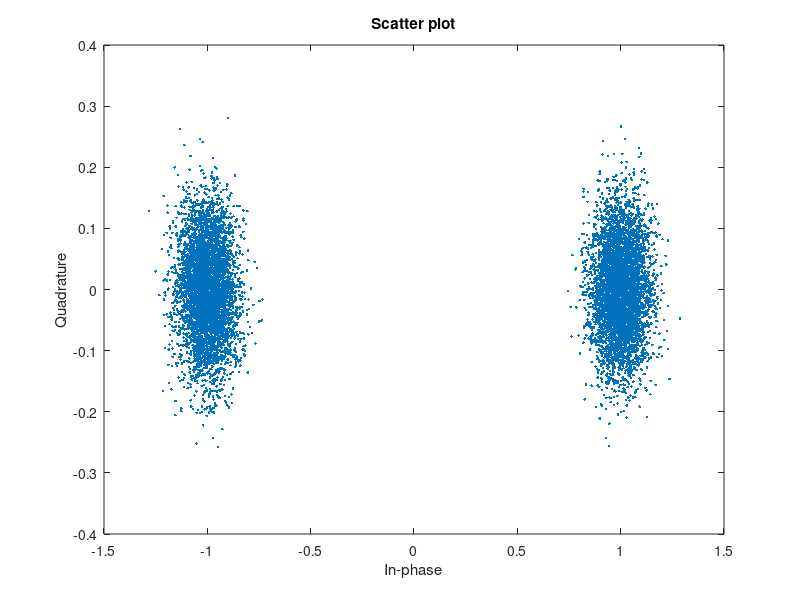
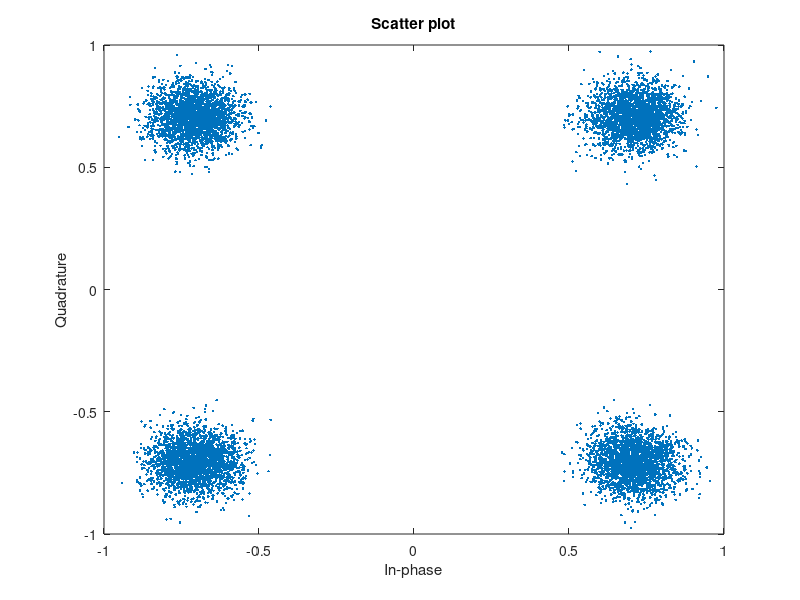
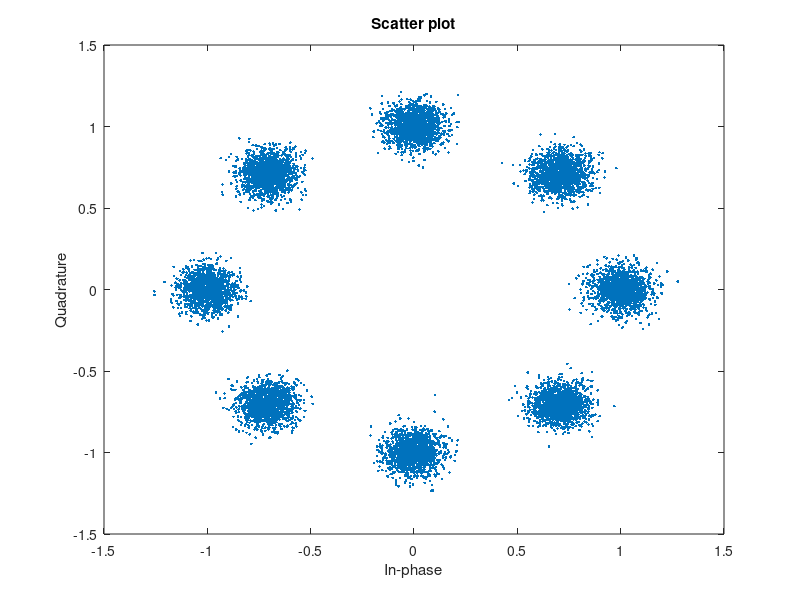
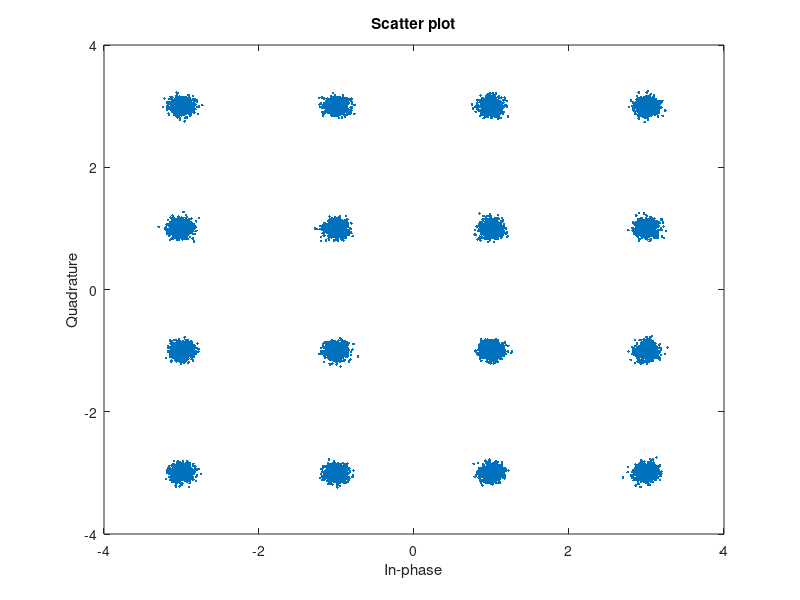

These charts were generated, in order, by the following MATLAB code:
% V1.0.4
% update in V1.0.4  add noise integer in line 45

% update in V1.0.3 : delete the 16PSK to avoid complexity
%                    make no. of weight on each point
%                    in BPSK, QPSK, and 8PSK is 10:5:3
%                    therefore, the no. of total sample ratio will be
%                    10:10:12
%                    Actually, the ratio on each point should follow
%                    BPSK_W>8PSK_W, QPSK_W>8PSK_W, 4*8PSK_W>BPSK_W
%                    2*8PSK_W>QPSK_W

% update in V1.0.2 : use matlab max function to reduce codes
% directly generate 5 modulation methods constellation and weight
% chessboard (2PSK, 4PSK, 8PSK, 16PSK and 16QAM)
% problem: chessboard weight is 90 degree rotate, details in line 177

% update in V1.0.1 : add the no. of sample in line 20

clear;
clc;


int8 tmp_comp_R;
int8 tmp_comp_I;
int8 tmp_large_R;
int8 tmp_large_I;
int8 tmp_large;
%this 4 integers are for scales of constellation

int8 XY_scale;
%declare larger one between X and Y to decide the scale of constellation

double grid_scale;
%declare grid scare to measure the weights square

int8 XY_length;
%declare the length of X&Y, XY_length = XY_scale / grid_scale

int8 sample_no;
%declare the number of samples

%set the accuracy
grid_scale=1/10;

sample_no=1000;
noise=20;



%BPSK, QPSK, 8PSK and 16PSK constellation
for i=1:4

    M=2^i;

% Generate random data symbols, and then apply QPSK modulation.


    if (M==2)
       
        data = randi([0 M-1],10*sample_no,1);
        txSig = pskmod(data,M,0);

    elseif (M==4)
       
        data = randi([0 M-1],10*sample_no,1);
        txSig = pskmod(data,M,pi/M);
    elseif (M==8)
        
        data = randi([0 M-1],12*sample_no,1);
        txSig = pskmod(data,M,0);

    end
    
    
    %Pass the signal through white noise and plot its constellation.
    
    

    if i==1
        rxSig_2PSK = awgn(txSig,noise);
        scatterplot(rxSig_2PSK)
    elseif i==2
        rxSig_4PSK = awgn(txSig,noise);
        scatterplot(rxSig_4PSK)
    elseif i==3
        rxSig_8PSK = awgn(txSig,noise);
        scatterplot(rxSig_8PSK)        
    end
    

end


%16QAM constellation
M = 16;
refC = qammod(0:M-1,M);
data = randi([0 M-1],M*sample_no,1);
sym = qammod(data,M);
rxSig_16QAM = awgn(sym,noise);
scatterplot(rxSig_16QAM)

%above completed at 9:47 18/10/2022




%get the largest imaginary part and real part of the signal

tmp_large=[
    max(abs(real(rxSig_2PSK)))
    max(abs(real(rxSig_4PSK)))
    max(abs(real(rxSig_8PSK)))
    max(abs(real(rxSig_16QAM)))
    max(abs(imag(rxSig_2PSK)))
    max(abs(imag(rxSig_4PSK)))
    max(abs(imag(rxSig_8PSK)))
    max(abs(imag(rxSig_16QAM)))
];

%XY_scale=round(max(tmp_large))+2;
XY_scale=5;




%get the no. of grid in horizental and vertical
XY_length=XY_scale/grid_scale;

%array does not accept 0 or negatives, so we have to get all parts in
%positive
rxSig_2PSK_tmp=rxSig_2PSK+XY_scale+XY_scale*1i;
rxSig_4PSK_tmp=rxSig_4PSK+XY_scale+XY_scale*1i;
rxSig_8PSK_tmp=rxSig_8PSK+XY_scale+XY_scale*1i;
rxSig_16QAM_tmp=rxSig_16QAM+XY_scale+XY_scale*1i;


%set the weights arry
weights_2PSK=zeros(2*XY_length);
weights_4PSK=zeros(2*XY_length);
weights_8PSK=zeros(2*XY_length);
weights_16QAM=zeros(2*XY_length);


%Noted! X and Y in coordinates are different from C++


%use a*sample number, a is needed figure calculated
for b=1:10*sample_no 
    
    %if there is an point in the grid, then weight of this grade will +1
    if ((real(rxSig_2PSK_tmp(b))<=2*XY_scale) && (imag(rxSig_2PSK_tmp(b))<=2*XY_scale) && (real(rxSig_2PSK_tmp(b))>0) && (imag(rxSig_2PSK_tmp(b))>0))
        weights_2PSK(round(real(rxSig_2PSK_tmp(b))/grid_scale),round(imag(rxSig_2PSK_tmp(b))/grid_scale))=weights_2PSK(round(real(rxSig_2PSK_tmp(b))/grid_scale),round(imag(rxSig_2PSK_tmp(b))/grid_scale))+1;
    end
end

for b=1:10*sample_no 
    
    %if there is an point in the grid, then weight of this grade will +1
    if ((real(rxSig_4PSK_tmp(b))<=2*XY_scale) && (imag(rxSig_4PSK_tmp(b))<=2*XY_scale) && (real(rxSig_4PSK_tmp(b))>0) && (imag(rxSig_4PSK_tmp(b))>0))
        weights_4PSK(round(real(rxSig_4PSK_tmp(b))/grid_scale),round(imag(rxSig_4PSK_tmp(b))/grid_scale))=weights_4PSK(round(real(rxSig_4PSK_tmp(b))/grid_scale),round(imag(rxSig_4PSK_tmp(b))/grid_scale))+1;
    end
end

for b=1:12*sample_no 
    
    %if there is an point in the grid, then weight of this grade will +1
    if ((real(rxSig_8PSK_tmp(b))<=2*XY_scale) && (imag(rxSig_8PSK_tmp(b))<=2*XY_scale) && (real(rxSig_8PSK_tmp(b))>0) && (imag(rxSig_8PSK_tmp(b))>0))
        weights_8PSK(round(real(rxSig_8PSK_tmp(b))/grid_scale),round(imag(rxSig_8PSK_tmp(b))/grid_scale))=weights_8PSK(round(real(rxSig_8PSK_tmp(b))/grid_scale),round(imag(rxSig_8PSK_tmp(b))/grid_scale))+1;
    end
end

for b=1:16*sample_no 
    
    %if there is an point in the grid, then weight of this grade will +1
    if ( (round(real(rxSig_16QAM_tmp(b))/grid_scale)<=2*XY_length) && (round(imag(rxSig_16QAM_tmp(b))/grid_scale)<=2*XY_length) && (round(real(rxSig_16QAM_tmp(b))/grid_scale)>0) && (round(imag(rxSig_16QAM_tmp(b))/grid_scale)>0) )
        weights_16QAM(round(real(rxSig_16QAM_tmp(b))/grid_scale),round(imag(rxSig_16QAM_tmp(b))/grid_scale))=weights_16QAM(round(real(rxSig_16QAM_tmp(b))/grid_scale),round(imag(rxSig_16QAM_tmp(b))/grid_scale))+1;
    end
end



